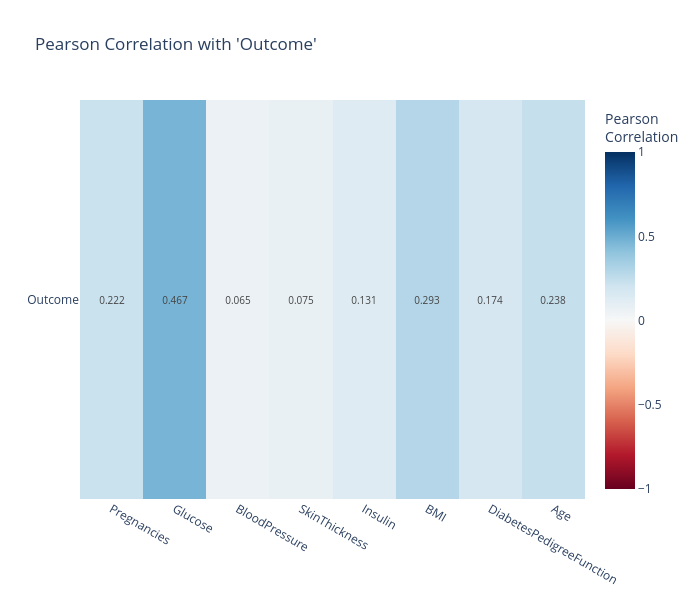

The cell this chart's notebook holds for it:
### Code cell
# target='Outcome' - 1-row heatmap: all features vs target
ps.corr_heatmap(df_diabetes, target='Outcome')

### Figure 1 — Plotly figure (JSON) as saved in the notebook; plotly's stock layout.template omitted (floating-point values rounded to 4 significant figures)
{"data": [{"colorbar": {"title": {"text": "Pearson<br>Correlation"}}, "colorscale": [[0, "rgb(103,0,31)"], [0.1, "rgb(178,24,43)"], [0.2, "rgb(214,96,77)"], [0.3, "rgb(244,165,130)"], [0.4, "rgb(253,219,199)"], [0.5, "rgb(247,247,247)"], [0.6, "rgb(209,229,240)"], [0.7, "rgb(146,197,222)"], [0.8, "rgb(67,147,195)"], [0.9, "rgb(33,102,172)"], [1, "rgb(5,48,97)"]], "hovertemplate": "<b>%{y}</b> vs <b>%{x}</b><br>Pearson Correlation: %{z:.3f}<extra></extra>", "text": [["0.222", "0.467", "0.065", "0.075", "0.131", "0.293", "0.174", "0.238"]], "textfont": {"size": 10}, "texttemplate": "%{text}", "type": "heatmap", "x": ["Pregnancies", "Glucose", "BloodPressure", "SkinThickness", "Insulin", "BMI", "DiabetesPedigreeFunction", "Age"], "y": ["Outcome"], "z": [[0.2219, 0.4666, 0.06507, 0.07475, 0.1305, 0.2927, 0.1738, 0.2384]], "zmax": 1, "zmid": 0, "zmin": -1}], "layout": {"height": 600, "title": {"text": "Pearson Correlation with 'Outcome'"}, "width": 700, "xaxis": {"side": "bottom"}, "yaxis": {"autorange": "reversed"}}}
